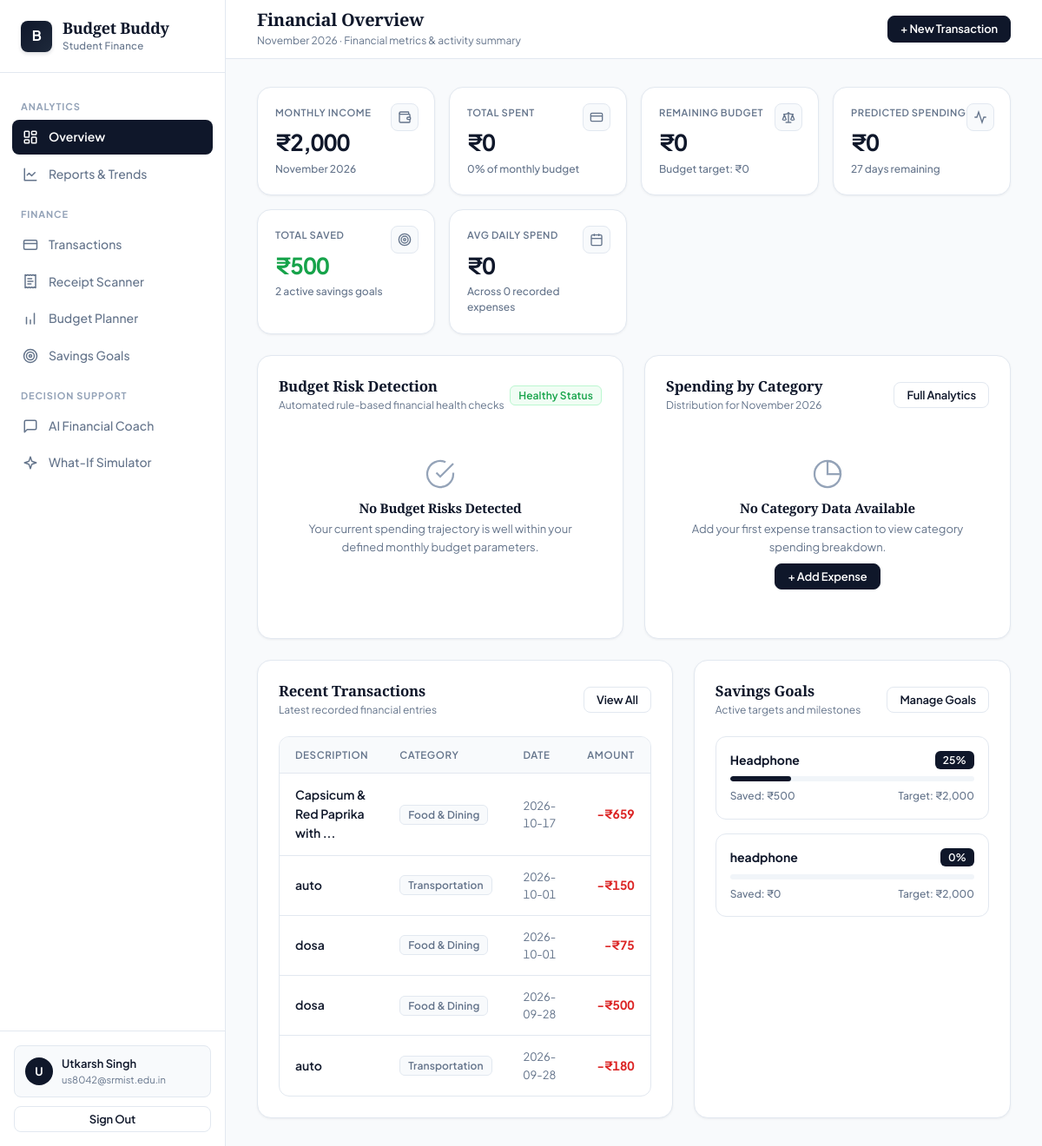
/dashboard (signed in), run on an earlier commit of the app's database.
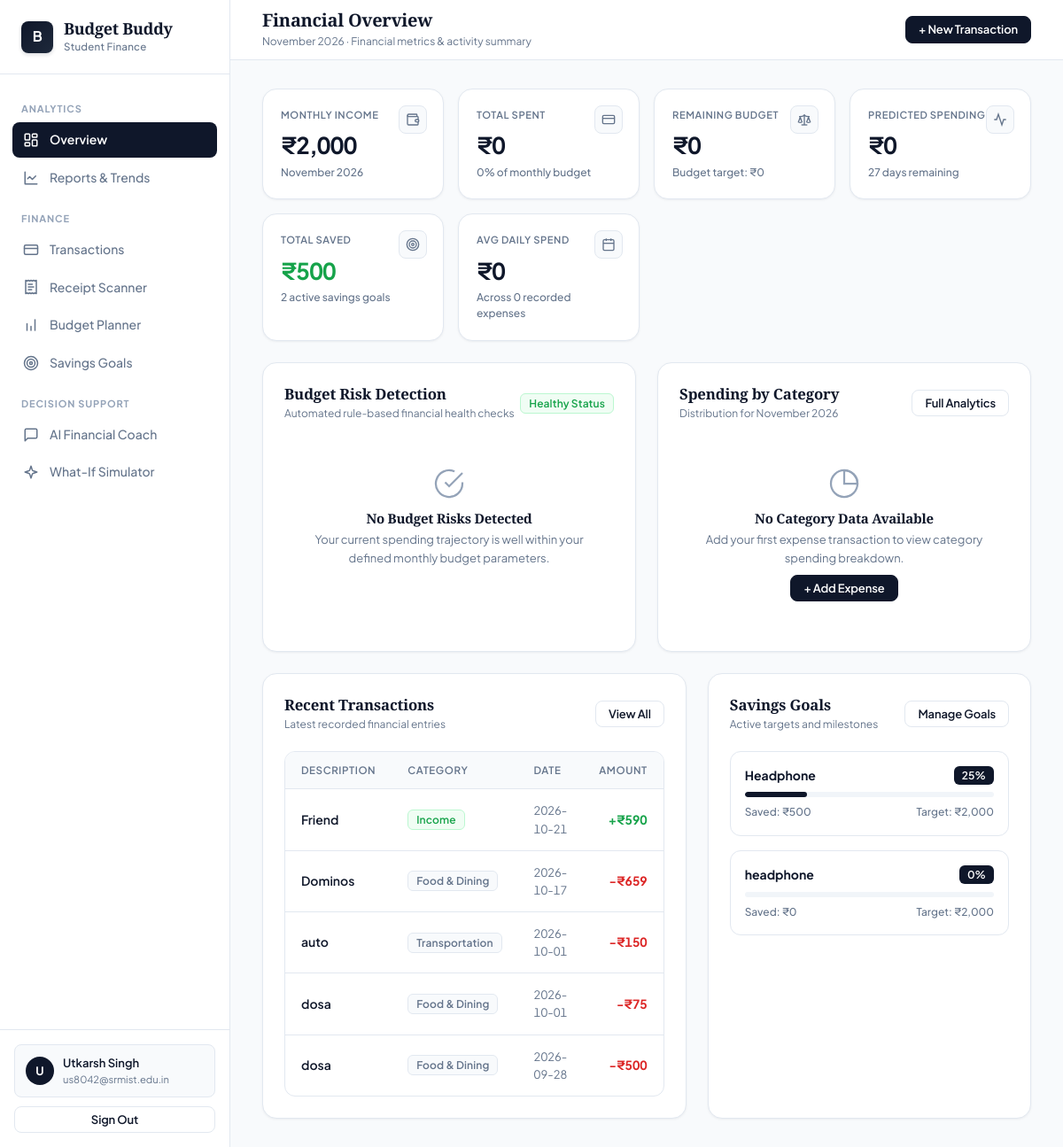
And on a later commit of the database.
### tables this page shows
CREATE TABLE transactions (
        id TEXT PRIMARY KEY,
        user_id TEXT NOT NULL,
        type TEXT NOT NULL,
        amount REAL NOT NULL,
        description TEXT NOT NULL,
        category TEXT,
        date TEXT NOT NULL,
        source TEXT DEFAULT 'manual',
        source_label TEXT,
        created_at TEXT
    );

CREATE TABLE savings_goals (
        id TEXT PRIMARY KEY,
        user_id TEXT NOT NULL,
        name TEXT NOT NULL,
        target_amount REAL NOT NULL,
        saved_amount REAL DEFAULT 0,
        deadline TEXT,
        created_at TEXT
    );

### app/routes/dashboard.py (the view)
@dashboard_bp.route('/dashboard')
@login_required
def dashboard():
    user_id = session['user_id']
    year, month = get_current_month_year()
    profile = db.get_profile(user_id)
    monthly_income = float(profile.get('monthly_income', 0)) if profile else 0.0
    transactions = db.get_transactions_by_month(user_id, year, month)
    all_transactions = db.get_transactions(user_id, limit=500)
    analysis = analysis_service.analyze_spending(transactions, year, month)
    all_analysis = analysis_service.analyze_spending(all_transactions)
    total_expenses = analysis['total_expenses']
    category_spending = analysis['category_spending']
    avg_daily = analysis['avg_daily_spending']
    budget = db.get_budget(user_id, year, month)
    budget_amount = float(budget['amount']) if budget else 0.0
    savings_target = float(budget['savings_target']) if budget else 0.0
    budget_categories = budget.get('budget_categories', []) if budget else []
    days_elapsed = days_elapsed_this_month()
    days_in_month = calendar.monthrange(year, month)[1]
    prediction = prediction_service.try_ml_prediction(
        all_analysis['monthly_trend'],
        total_expenses,
        avg_daily,
        year, month
    )
    predicted_spending = prediction['predicted_spending']
    days_remaining = prediction['days_remaining']
    budget_summary = budget_service.get_budget_summary(total_expenses, budget_amount, monthly_income)
    risks = budget_service.detect_budget_risks(
        total_expenses, budget_amount, predicted_spending, savings_target,
        monthly_income, days_elapsed, days_in_month, category_spending, budget_categories
    )
    goals = db.get_goals(user_id)
    total_saved = sum(float(g.get('saved_amount', 0)) for g in goals)
    recent_transactions = (db.get_transactions(user_id, limit=5))
    month_name = calendar.month_name[month]
    return render_template(
        'dashboard.html',
        profile=profile,
        monthly_income=monthly_income,
        total_expenses=total_expenses,
        total_income=analysis['total_income'],
        category_spending=category_spending,
        avg_daily=avg_daily,
        budget=budget,
        budget_amount=budget_amount,
        savings_target=savings_target,
        predicted_spending=predicted_spending,
        days_remaining=days_remaining,
        budget_summary=budget_summary,
        risks=risks,
        goals=goals,
        total_saved=total_saved,
        recent_transactions=recent_transactions,
        month_name=month_name,
        year=year,
        month=month,
        analysis=analysis
    )

### app/services/analysis_service.py (called while the page is built)
def _empty_analysis() -> dict:
    return {
        'total_expenses': 0.0,
        'total_income': 0.0,
        'category_spending': {},
        'avg_daily_spending': 0.0,
        'largest_expenses': [],
        'weekly_spending': {},
        'monthly_trend': {},
        'transaction_count': 0
    }

### app/services/budget_service.py (called while the page is built, shortened)
def detect_budget_risks(
    current_spending: float,
    budget_amount: float,
    predicted_spending: float,
    savings_target: float,
    monthly_income: float,
    days_elapsed: int,
    days_in_month: int,
    category_spending: dict,
    budget_categories: list
) -> list:
    risks = []
    if budget_amount <= 0:
        return risks

def get_budget_summary(current_spending: float, budget_amount: float, monthly_income: float) -> dict:
    remaining = budget_amount - current_spending
    usage_pct = (current_spending / budget_amount * 100) if budget_amount > 0 else 0
    return {
        'budget_amount': round(budget_amount, 2),
        'current_spending': round(current_spending, 2),
        'remaining_budget': round(remaining, 2),
        'usage_pct': round(usage_pct, 1),
        'is_over_budget': current_spending > budget_amount
    }

### app/templates/dashboard.html (shortened to what the changed rows need)
{% extends "base.html" %}
{% block content %}
<div class="grid-2">
  <div class="card">
    {% if recent_transactions %}
    <div class="table-wrapper">
      <table class="table">
        <thead>
          <tr>
            <th>Description</th>
            <th>Category</th>
            <th>Date</th>
            <th style="text-align: right;">Amount</th>
          </tr>
        </thead>
        <tbody>
          {% for tx in recent_transactions[:5] %}
          <tr>
            <td>
              <div style="font-weight: 600; color: var(--text);">{{ tx.description[:28] }}{{ '...' if tx.description|length > 28 else '' }}</div>
            </td>
            <td>
              {% if tx.category %}
              <span class="badge badge-neutral">{{ tx.category }}</span>
              {% else %}
              <span class="badge badge-success">Income</span>
              {% endif %}
            </td>
            <td style="color: var(--text-secondary); font-size: 0.8125rem;">{{ tx.date }}</td>
            <td style="text-align: right; font-weight: 700; color: {{ 'var(--success)' if tx.type == 'income' else 'var(--danger)' }};">
              {{ '+' if tx.type == 'income' else '-' }}₹{{ "{:,.0f}".format(tx.amount) }}
            </td>
          </tr>
          {% endfor %}
        </tbody>
      </table>
    </div>
    {% endif %}
  </div>
  <div class="card">
    {% if goals %}
    <div class="d-flex flex-col gap-16">
      {% for goal in goals[:3] %}
      {% set pct = [(goal.saved_amount / goal.target_amount * 100) if goal.target_amount else 0, 100] | min %}
      <div style="border: 1px solid var(--border); border-radius: var(--radius-md); padding: 16px; background-color: var(--surface);">
        <div class="d-flex justify-between align-center mb-8">
          <div style="font-weight: 700; font-size: 0.875rem;">{{ goal.name }}</div>
          <span class="badge {{ 'badge-success' if pct >= 100 else 'badge-primary' }}">{{ "{:.0f}".format(pct) }}%</span>
        </div>
        <div class="progress-bar-bg" style="height: 6px; margin-bottom: 8px;">
          <div class="progress-bar-fill {{ 'success' if pct >= 100 else '' }}" style="width: {{ pct }}%;"></div>
        </div>
        <div class="d-flex justify-between" style="font-size: 0.75rem; color: var(--text-secondary); font-weight: 500;">
          <span>Saved: ₹{{ "{:,.0f}".format(goal.saved_amount) }}</span>
          <span>Target: ₹{{ "{:,.0f}".format(goal.target_amount) }}</span>
        </div>
      </div>
      {% endfor %}
    </div>
    {% endif %}
  </div>
</div>
{% endblock %}

What changed in the data, as far as the page shows it:
removed transactions: description "Capsicum & Red Paprika with", description "...", category "Food & Dining", date "2026-10-17", type "-", amount "659"
no longer on this page (row unchanged): transactions: description "auto", category "Transportation", date "2026-09-28", type "-", amount "180"
added transactions: description "Friend", shows "Income", date "2026-10-21", type "+", amount "590"
added transactions: description "Dominos", category "Food & Dining", date "2026-10-17", type "-", amount "659"
